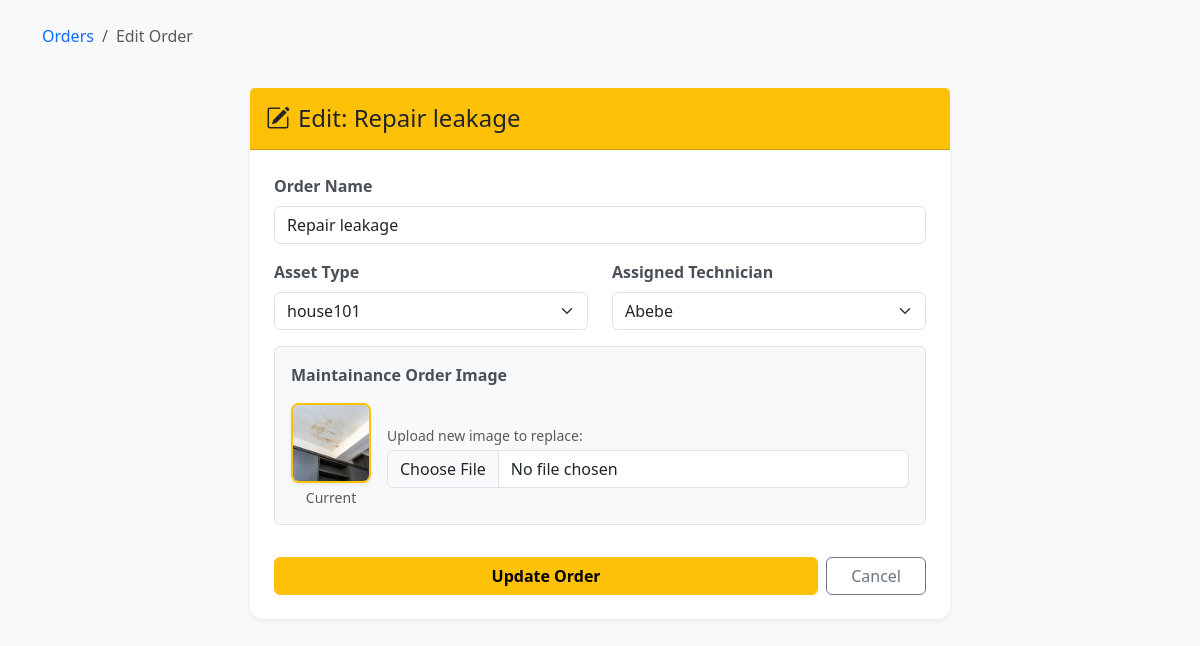
The page /edit-order/Repair leakage/ on the database its author committed.
### maintain/models.py (models this page shows, shortened)
class Order(models.Model):
    name = models.CharField(max_length=100)
    image = models.ImageField(upload_to='media/')
    asset = models.ForeignKey(Asset,on_delete=models.CASCADE)
    technician = models.ForeignKey(Technician,on_delete=models.SET_NULL,null=True)
    visibility = models.BooleanField(default=True)
    created_at = models.DateTimeField(auto_now_add=True)

### maintain/views.py (the view, shortened to what this page needs)
# urls.py: path('edit-order/<str:order_name>/', edit_order, name='edit_order'),
def edit_order(request, order_name):
    order_obj = Order.objects.get(name=order_name)
    assets = Asset.objects.all()
    technicians = Technician.objects.all()
    return render(request, 'edit_order.html', {'order': order_obj, 'assets': assets, 'technicians': technicians})

### maintain/templates/edit_order.html (shortened to what this page needs)
<!DOCTYPE html>
<html lang="en">
<head>
    <link href="https://cdn.jsdelivr.net/npm/bootstrap@5.3.0/dist/css/bootstrap.min.css" rel="stylesheet">
    <link rel="stylesheet" href="https://cdn.jsdelivr.net/npm/bootstrap-icons@1.10.0/font/bootstrap-icons.css">
</head>
<body>
    <div class="container">
        <nav class="mt-4" aria-label="breadcrumb">
            <ol class="breadcrumb">
                <li class="breadcrumb-item"><a href="{% url 'order' %}" class="text-decoration-none">Orders</a></li>
                <li class="breadcrumb-item active" aria-current="page">Edit Order</li>
            </ol>
        </nav>
        <div class="card edit-card shadow-sm">
            <div class="card-header bg-warning py-3">
                <h1 class="h4 mb-0 text-dark">
                    <i class="bi bi-pencil-square me-2"></i>Edit: {{ order.name }}
                </h1>
            </div>
            <div class="card-body p-4">
                <form method="POST" enctype="multipart/form-data">
                    <div class="mb-3">
                        <label class="form-label">Order Name</label>
                        <input type="text" name="name" class="form-control" value="{{ order.name }}" required>
                    </div>
                    <div class="row">
                        <div class="col-md-6 mb-3">
                            <label class="form-label">Asset Type</label>
                            <select name="asset" class="form-select">
                                {% for asset in assets %}
                                <option value="{{ asset.name }}">
                                    {{ asset.name }}
                                </option>
                                {% endfor %}
                            </select>
                        </div>
                        <div class="col-md-6 mb-3">
                            <label class="form-label">Assigned Technician</label>
                            <select name="technician" class="form-select">
                                {% for tech in technicians %}
                                <option value="{{ tech.name }}" >
                                    {{ tech.name }}
                                </option>
                                {% endfor %}
                            </select>
                        </div>
                    </div>
                    <div class="mb-4 p-3 bg-light rounded border">
                        <label class="form-label d-block mb-3">Maintainance Order Image</label>
                        <div class="d-flex align-items-center gap-3">
                            <div class="text-center">
                                <img src="{{ order.image.url }}" class="current-img-preview shadow-sm" alt="Current">
                                <small class="d-block text-muted mt-1">Current</small>
                            </div>
                            <div class="flex-grow-1">
                                <label class="small text-muted mb-1">Upload new image to replace:</label>
                                <input type="file" name="image" class="form-control">
                            </div>
                        </div>
                    </div>
                    <div class="d-flex gap-2 pt-2">
                        <button type="submit" class="btn btn-warning flex-grow-1 fw-bold">Update Order</button>
                        <a href="{% url 'order' %}" class="btn btn-outline-secondary px-4">Cancel</a>
                    </div>
                </form>
            </div>
        </div>
    </div>
</body>
</html>

### maintain/templates/edit_order.html (style rules this page uses)
body { background-color: #f8f9fa; }
.edit-card { max-width: 700px; margin: 40px auto; border: none; border-radius: 12px; }
.current-img-preview { width: 80px; height: 80px; object-fit: cover; border-radius: 8px; border: 2px solid #ffc107; }
.form-label { font-weight: 600; color: #495057; }

### rows shown on the page
Order: name "Repair leakage", image (picture)

### other values the page prints
form field asset "house101"
form field technician "Abebe"
